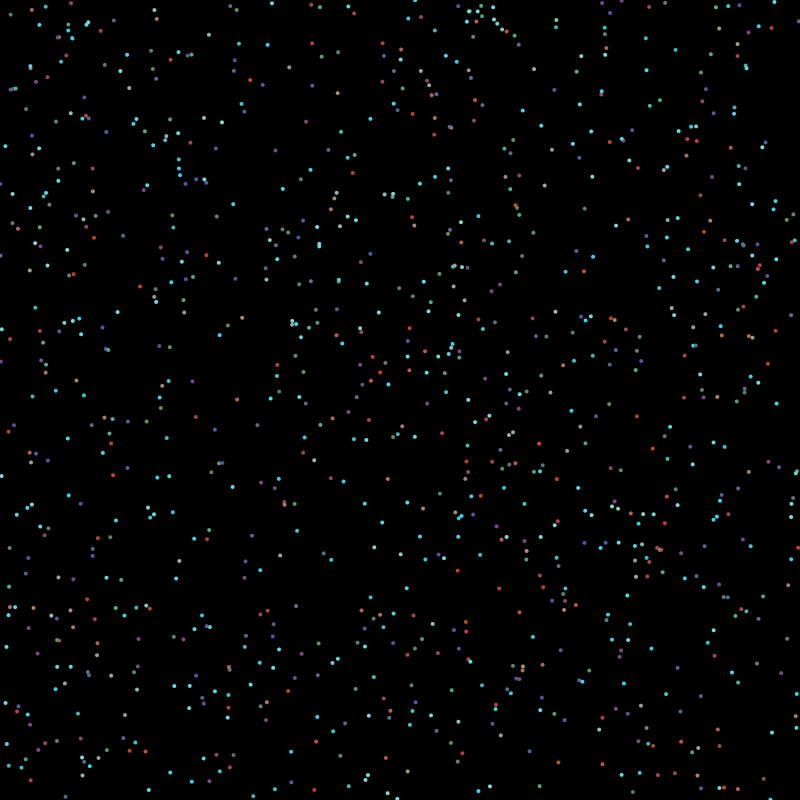
Frame 1 (no input)
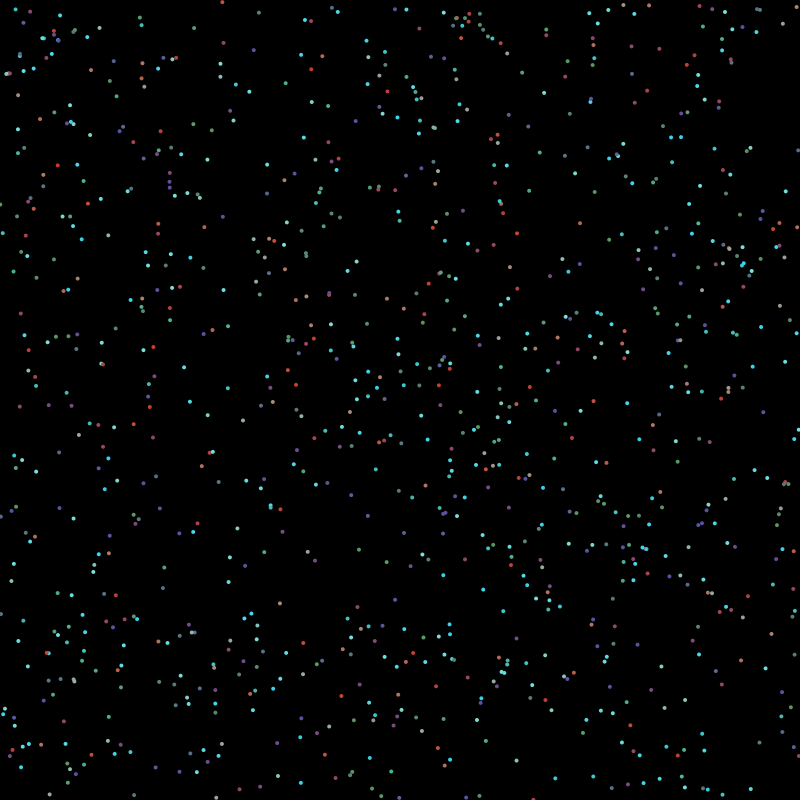
Frame 60 (the mouse pressed at the canvas centre just before this capture)
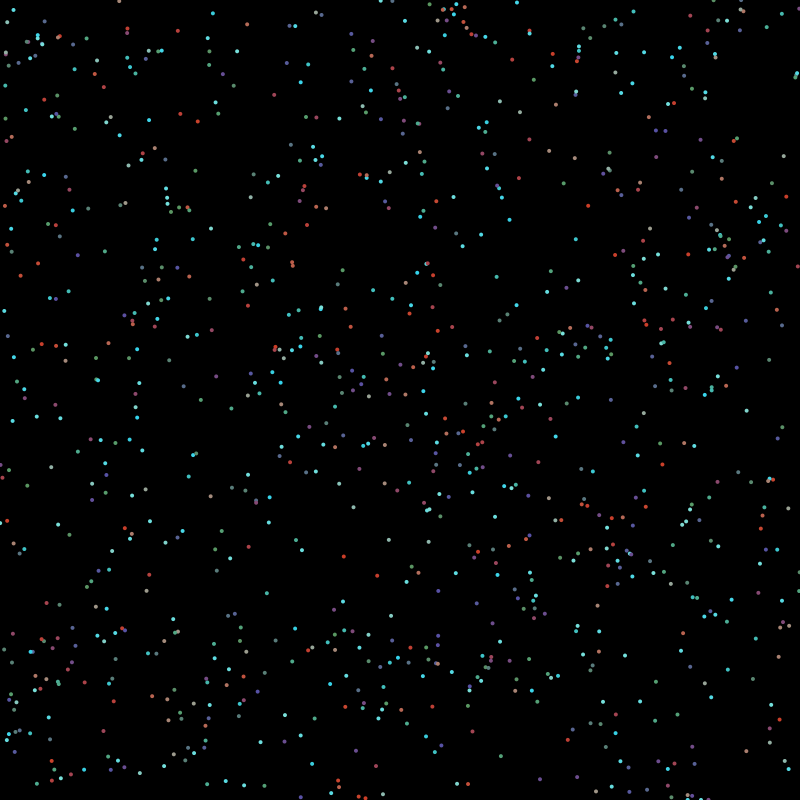
Frame 120 (the mouse held since frame 60 and released just before this capture)

The Processing sketch that drew these frames (run headless with seeded random() and noise(); from frame 60 on, the mouse is pressed at the canvas centre):

// Processing sketch: perlinTest
// ── perlinTest.pde
int cols, rows, bgDraw;
float[][] field;
PVector[] particles;
int numParticles = 1000;
float noiseScale = 0.01;
float diffusionRate = 0.05;
color[] palette;
float[] colorOffsets;

void setup() {
  size(800, 800);
  generateParticles();
}

void draw() {
  noiseScale = 0.01;
  diffusionRate = 0.28;
  if(bgDraw % 2 == 0) background(0);
  for (int i = 0; i < cols; i++) {
    for (int j = 0; j < rows; j++) {
      field[i][j] = noise(i * noiseScale, j * noiseScale, frameCount * noiseScale);
    }
  }
  for (int i = 0; i < numParticles; i++) {
    PVector p = particles[i];
    int x = int(p.x);
    int y = int(p.y);
    float angle = field[x % cols][y % rows] * TWO_PI;
    PVector dir = PVector.fromAngle(angle);
    dir.mult(diffusionRate);
    p.add(dir);
    p.x = (p.x + width) % width;
    p.y = (p.y + height) % height;
    float t = (frameCount * 0.01 + colorOffsets[i]) % 1;
    color c = lerpColor(palette[floor(t * 5) % 5], palette[(floor(t * 5) + 1) % 5], t * 5 % 1);
    fill(c);
    noStroke();
    ellipse(p.x, p.y, 4, 4);
  }
}

void keyPressed(){
  if(key == ' ') bgDraw++;
  if(key == 'b') generateParticles();
}

void generateParticles(){
  cols = width;
  rows = height;
  field = new float[cols][rows];
  particles = new PVector[numParticles];
  palette = new color[5];
  colorOffsets = new float[numParticles];
  for (int i = 0; i < numParticles; i++) {
    particles[i] = new PVector(random(width), random(height));
    colorOffsets[i] = random(1);
  }
  for (int i = 0; i < 5; i++) {
    palette[i] = color(random(255), random(255), random(255));
  }
}
